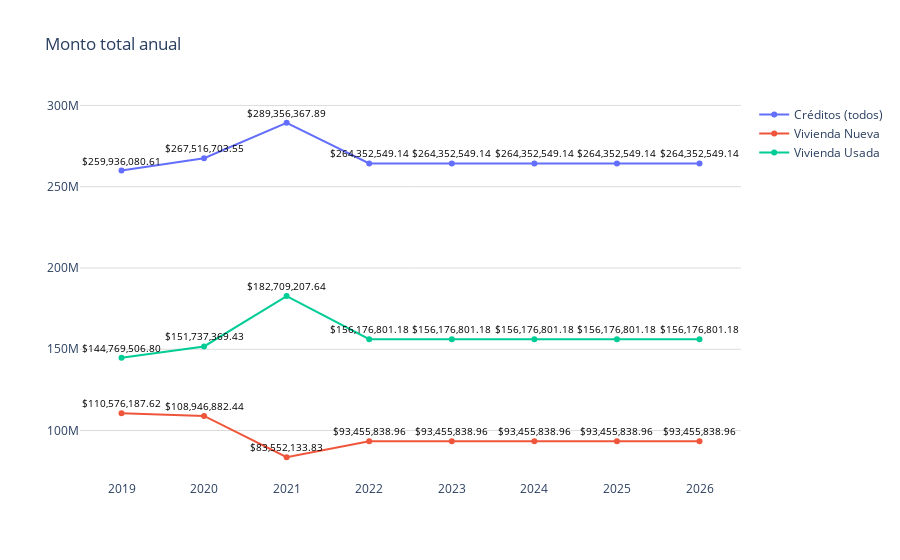

Notebook source saved alongside this figure:
### Code cell
import plotly.graph_objects as go
import os
import plotly.io as pio
import locale

# Configurar el locale para formatear los números como moneda
locale.setlocale(locale.LC_ALL, '')

# Datos
trimestres = nuevo_df['trimestres']
modalidades = nuevo_df['modalidades']
montos = nuevo_df['montos']

fig = go.Figure()

# Agregar líneas para cada modalidad
for modalidad in modalidades.unique():
    df_modalidad = nuevo_df[nuevo_df['modalidades'] == modalidad]
    fig.add_trace(go.Scatter(
        x=df_modalidad['trimestres'],
        y=df_modalidad['montos'],
        mode='markers+lines',
        name=modalidad
    ))

fig.update_layout(
    title='Monto total anual',
    yaxis=dict(gridcolor='#dddcda'),
    plot_bgcolor='rgba(0,0,0,0)',  # Color de fondo del gráfico
)

# Agregar etiquetas de texto a los puntos
for trace in fig.data:
    df_modalidad = nuevo_df[nuevo_df['modalidades'] == trace.name]
    for i, point in enumerate(trace.y):
        # Formatear el valor del monto como una cadena en formato de precio
        monto_formateado = locale.currency(df_modalidad.iloc[i]["montos"], grouping=True)
        fig.add_annotation(
            x=trace.x[i], 
            y=point, 
            text=f'{monto_formateado}', 
            showarrow=False,
            font=dict(color='black', size=10),
            yshift=10
        )

# Exportar gráfica como archivo HTML
def guardar_grafico_como_html(fig, nombre_archivo, carpeta='graficas'):
    # Crear la carpeta si no existe
    if not os.path.exists(carpeta):
        os.makedirs(carpeta)
    
    # Gráfica como archivo HTML en la carpeta especificada
    pio.write_html(fig, f'{carpeta}/{nombre_archivo}.html')

guardar_grafico_como_html(fig, 'g_scatt_forecastcreditgral_total_direct_tulancingo', carpeta='graficas')
fig.show()

### Figure 1 — Plotly figure (JSON) as saved in the notebook; plotly's stock layout.template omitted (floating-point values rounded to 4 significant figures)
{"data": [{"mode": "markers+lines", "name": "Créditos (todos)", "type": "scatter", "x": [2019, 2020, 2021, 2022, 2023, 2024, 2025, 2026], "y": [259900000.0, 267500000.0, 289400000.0, 264400000.0, 264400000.0, 264400000.0, 264400000.0, 264400000.0]}, {"mode": "markers+lines", "name": "Vivienda Nueva", "type": "scatter", "x": [2019, 2020, 2021, 2022, 2023, 2024, 2025, 2026], "y": [110600000.0, 108900000.0, 83550000.0, 93460000.0, 93460000.0, 93460000.0, 93460000.0, 93460000.0]}, {"mode": "markers+lines", "name": "Vivienda Usada", "type": "scatter", "x": [2019, 2020, 2021, 2022, 2023, 2024, 2025, 2026], "y": [144800000.0, 151700000.0, 182700000.0, 156200000.0, 156200000.0, 156200000.0, 156200000.0, 156200000.0]}], "layout": {"annotations": [{"font": {"color": "black", "size": 10}, "showarrow": false, "text": "$259,936,080.61", "x": 2019, "y": 259900000.0, "yshift": 10}, {"font": {"color": "black", "size": 10}, "showarrow": false, "text": "$267,516,703.55", "x": 2020, "y": 267500000.0, "yshift": 10}, {"font": {"color": "black", "size": 10}, "showarrow": false, "text": "$289,356,367.89", "x": 2021, "y": 289400000.0, "yshift": 10}, {"font": {"color": "black", "size": 10}, "showarrow": false, "text": "$264,352,549.14", "x": 2022, "y": 264400000.0, "yshift": 10}, {"font": {"color": "black", "size": 10}, "showarrow": false, "text": "$264,352,549.14", "x": 2023, "y": 264400000.0, "yshift": 10}, {"font": {"color": "black", "size": 10}, "showarrow": false, "text": "$264,352,549.14", "x": 2024, "y": 264400000.0, "yshift": 10}, {"font": {"color": "black", "size": 10}, "showarrow": false, "text": "$264,352,549.14", "x": 2025, "y": 264400000.0, "yshift": 10}, {"font": {"color": "black", "size": 10}, "showarrow": false, "text": "$264,352,549.14", "x": 2026, "y": 264400000.0, "yshift": 10}, {"font": {"color": "black", "size": 10}, "showarrow": false, "text": "$110,576,187.62", "x": 2019, "y": 110600000.0, "yshift": 10}, {"font": {"color": "black", "size": 10}, "showarrow": false, "text": "$108,946,882.44", "x": 2020, "y": 108900000.0, "yshift": 10}, {"font": {"color": "black", "size": 10}, "showarrow": false, "text": "$83,552,133.83", "x": 2021, "y": 83550000.0, "yshift": 10}, {"font": {"color": "black", "size": 10}, "showarrow": false, "text": "$93,455,838.96", "x": 2022, "y": 93460000.0, "yshift": 10}, {"font": {"color": "black", "size": 10}, "showarrow": false, "text": "$93,455,838.96", "x": 2023, "y": 93460000.0, "yshift": 10}, {"font": {"color": "black", "size": 10}, "showarrow": false, "text": "$93,455,838.96", "x": 2024, "y": 93460000.0, "yshift": 10}, {"font": {"color": "black", "size": 10}, "showarrow": false, "text": "$93,455,838.96", "x": 2025, "y": 93460000.0, "yshift": 10}, {"font": {"color": "black", "size": 10}, "showarrow": false, "text": "$93,455,838.96", "x": 2026, "y": 93460000.0, "yshift": 10}, {"font": {"color": "black", "size": 10}, "showarrow": false, "text": "$144,769,506.80", "x": 2019, "y": 144800000.0, "yshift": 10}, {"font": {"color": "black", "size": 10}, "showarrow": false, "text": "$151,737,369.43", "x": 2020, "y": 151700000.0, "yshift": 10}, {"font": {"color": "black", "size": 10}, "showarrow": false, "text": "$182,709,207.64", "x": 2021, "y": 182700000.0, "yshift": 10}, {"font": {"color": "black", "size": 10}, "showarrow": false, "text": "$156,176,801.18", "x": 2022, "y": 156200000.0, "yshift": 10}, {"font": {"color": "black", "size": 10}, "showarrow": false, "text": "$156,176,801.18", "x": 2023, "y": 156200000.0, "yshift": 10}, {"font": {"color": "black", "size": 10}, "showarrow": false, "text": "$156,176,801.18", "x": 2024, "y": 156200000.0, "yshift": 10}, {"font": {"color": "black", "size": 10}, "showarrow": false, "text": "$156,176,801.18", "x": 2025, "y": 156200000.0, "yshift": 10}, {"font": {"color": "black", "size": 10}, "showarrow": false, "text": "$156,176,801.18", "x": 2026, "y": 156200000.0, "yshift": 10}], "plot_bgcolor": "rgba(0,0,0,0)", "title": {"text": "Monto total anual"}, "yaxis": {"gridcolor": "#dddcda"}}}
